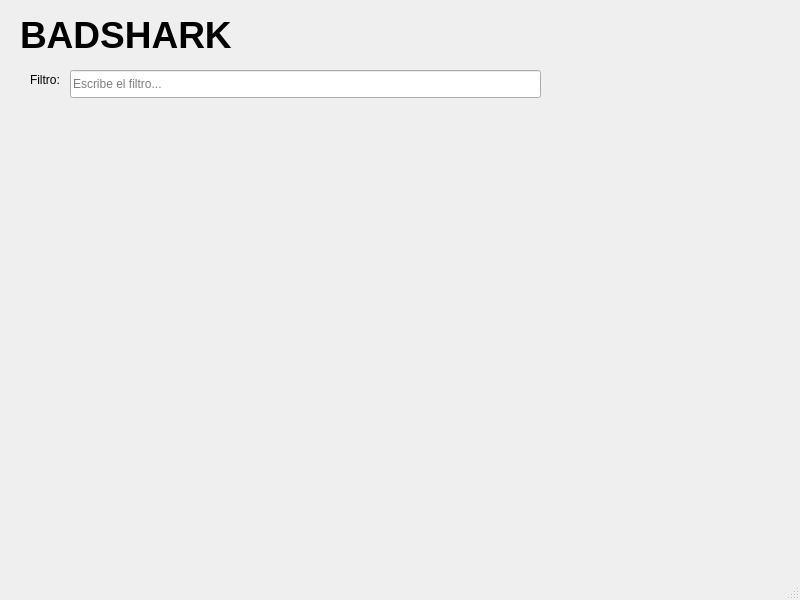
<?xml version="1.0" encoding="UTF-8"?>
<ui version="4.0">
 <class>v1</class>
 <widget class="QMainWindow" name="v1">
  <property name="geometry">
   <rect>
    <x>0</x>
    <y>0</y>
    <width>800</width>
    <height>600</height>
   </rect>
  </property>
  <property name="windowTitle">
   <string>v1</string>
  </property>
  <widget class="QWidget" name="centralwidget">
   <widget class="QLabel" name="label">
    <property name="geometry">
     <rect>
      <x>20</x>
      <y>-30</y>
      <width>271</width>
      <height>131</height>
     </rect>
    </property>
    <property name="text">
     <string>&lt;html&gt;&lt;head/&gt;&lt;body&gt;&lt;p&gt;&lt;span style=&quot; font-size:28pt; font-weight:700;&quot;&gt;BADSHARK&lt;/span&gt;&lt;/p&gt;&lt;/body&gt;&lt;/html&gt;</string>
    </property>
   </widget>
   <widget class="QLabel" name="label_2">
    <property name="geometry">
     <rect>
      <x>30</x>
      <y>70</y>
      <width>63</width>
      <height>20</height>
     </rect>
    </property>
    <property name="text">
     <string>Filtro:</string>
    </property>
   </widget>
   <widget class="QLineEdit" name="LineEscoger">
    <property name="geometry">
     <rect>
      <x>70</x>
      <y>70</y>
      <width>471</width>
      <height>28</height>
     </rect>
    </property>
    <property name="placeholderText">
     <string>Escribe el filtro...</string>
    </property>
   </widget>
  </widget>
  <widget class="QMenuBar" name="menubar">
   <property name="geometry">
    <rect>
     <x>0</x>
     <y>0</y>
     <width>800</width>
     <height>25</height>
    </rect>
   </property>
  </widget>
  <widget class="QStatusBar" name="statusbar"/>
 </widget>
 <resources/>
 <connections/>
</ui>
